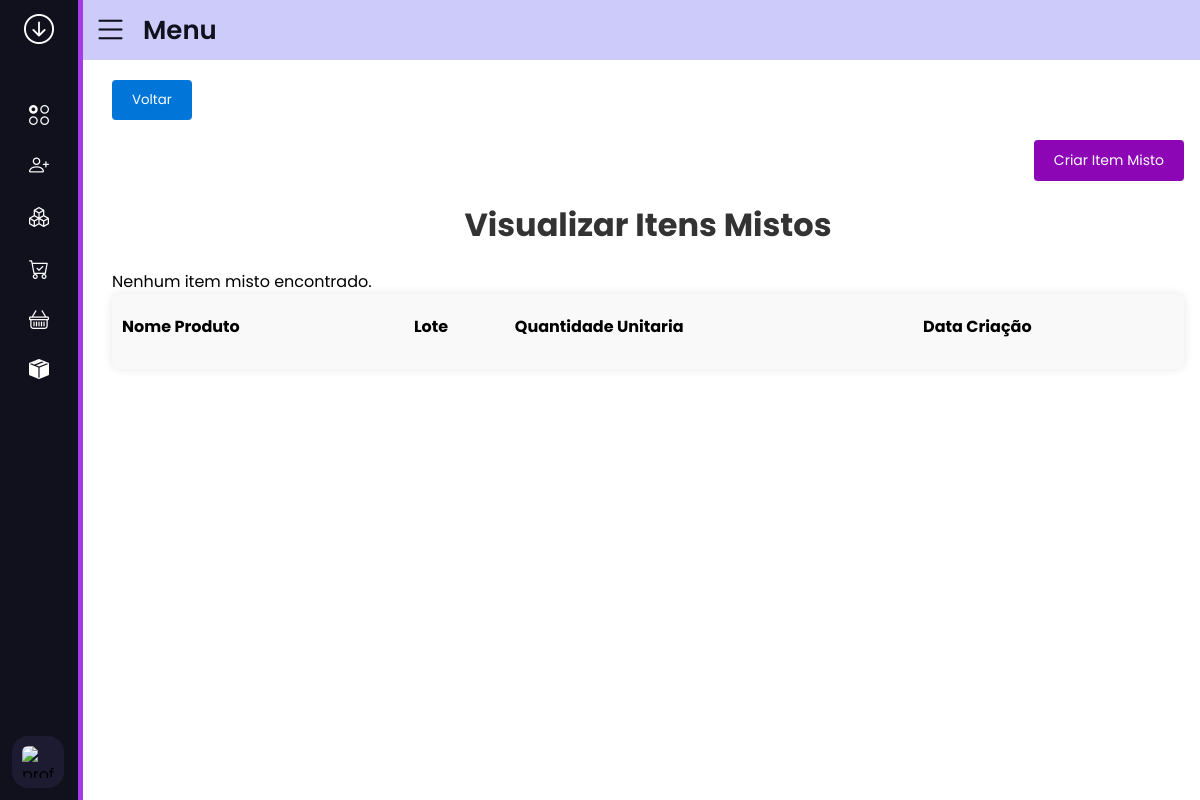
The page /produtos_acabados/listar_mistos_criados/ (signed in) on the database as committed earlier.
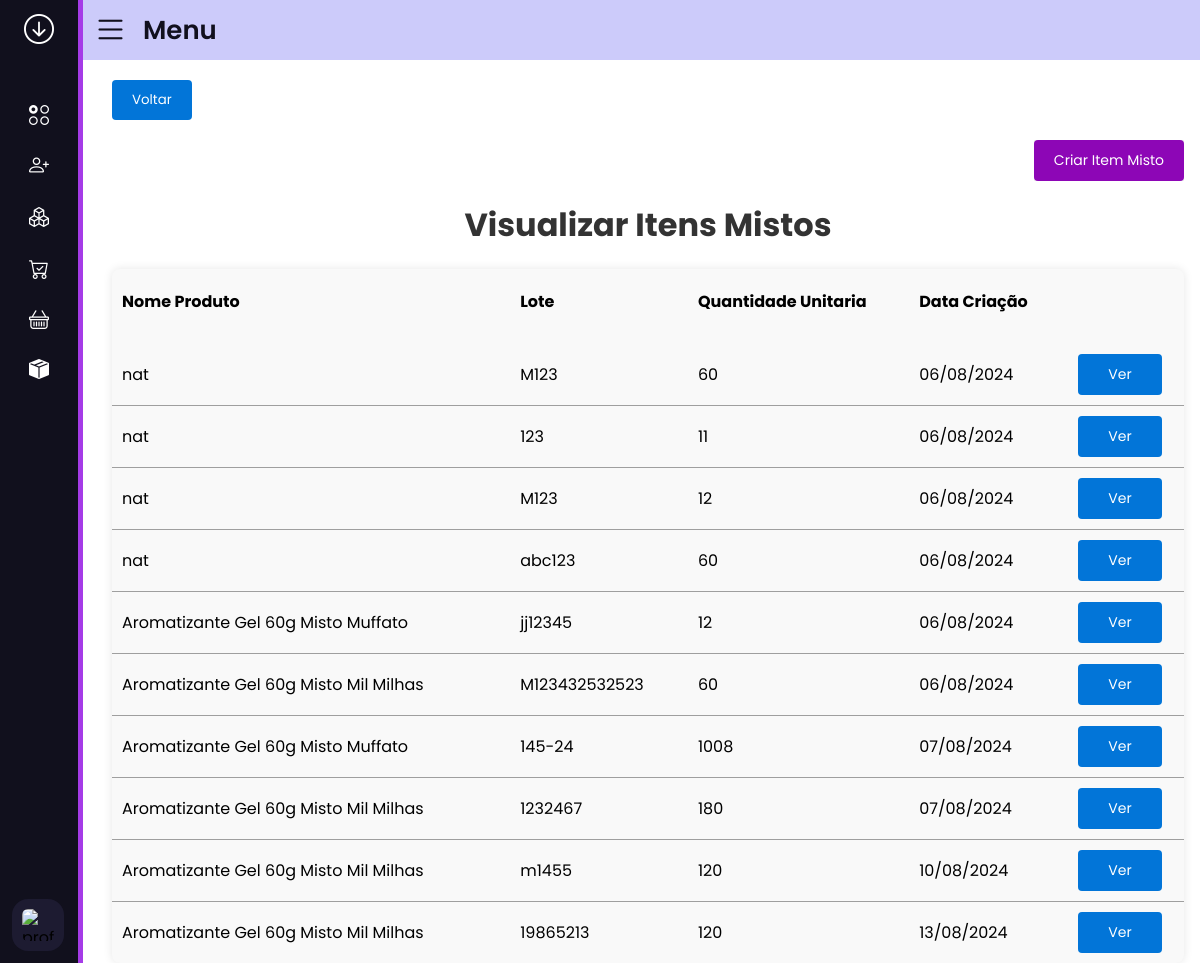
The same page on the database as committed later.
### produtos_acabados/models.py (models this page shows, shortened)
class MistoItem(models.Model):
    content_type = models.ForeignKey(ContentType, on_delete=models.CASCADE)
    object_id = models.PositiveIntegerField()
    produto_misto = GenericForeignKey('content_type', 'object_id')
    produto_nome = models.CharField(max_length=70, default='nat')
    lote = models.CharField(max_length=20)
    quantidade_unitaria = models.IntegerField()
    quantidade_de_caixas = models.IntegerField(default=1)
    date = models.DateField(auto_now_add=True, blank=True, null=True)

### produtos_acabados/views.py (the view)
# urls.py: path('listar_mistos_criados/', views.list_item_misto, name='list_misto_item'),
@permission_required('produtos_acabados.view_mistoitem', raise_exception=True)
@login_required
def list_item_misto(request):
    misto_items = MistoItem.objects.all()
    return render(request, 'produtos_acabados/itens_mistos/list_item_misto.html',
                  {'misto_items': misto_items})

### produtos_acabados/templates/produtos_acabados/itens_mistos/list_item_misto.html
{% extends 'side_menu.html' %}
{% load static %}
{% block head %}
<link rel="stylesheet" href="{% static 'produtos_acabados/css/itens_mistos/style_list_view.css' %}">
{% endblock %}
{% block content %}
<div class="button-pattern">
    <button class="button-pattern_final" onclick="window.history.back()">Voltar</button>
</div>
<div class="botao_criar_div">
    <button class="botao_criar"><a class="link-botao" href="/produtos_acabados/create-misto-item/">Criar Item Misto</a></button>
</div>
<table class="container">
        <h1>Visualizar Itens Mistos</h1>
        <thead>
            <tr>
                <th>Nome Produto</th>
                <th>Lote</th>
                <th>Quantidade Unitaria</th>
                <th>Data Criação</th>
            </tr>
        </thead>
        <tbody>
            {% if misto_items %}
                {% for item in misto_items %}
                    <tr>
                            <td>{{ item.produto_nome }}</td>
                            <td>{{ item.lote }}</td>
                            <td>{{ item.quantidade_unitaria }}</td>
                            <td>{{ item.date|date:"d/m/Y" }}</td>
                            <td class="td-button">
                                <a class="link-botao" href="/produtos_acabados/visualizar_misto_item/{{item.id}}">
                                Ver</a>
                            </td>
                    </tr>
                {% endfor %}
            {% else %}
                <p>Nenhum item misto encontrado.</p>
            {% endif %}
        </tbody>
    </table>
{% endblock %}

Rows that differ between the two databases and show on the page:
added MistoItem: produto_nome "nat", lote "M123", quantidade_unitaria "60", date "06/08/2024"
added MistoItem: produto_nome "nat", lote "123", quantidade_unitaria "11", date "06/08/2024"
added MistoItem: produto_nome "nat", lote "M123", quantidade_unitaria "12", date "06/08/2024"
added MistoItem: produto_nome "nat", lote "abc123", quantidade_unitaria "60", date "06/08/2024"
added MistoItem: produto_nome "Aromatizante Gel 60g Misto Muffato", lote "jj12345", quantidade_unitaria "12", date "06/08/2024"
added MistoItem: produto_nome "Aromatizante Gel 60g Misto Mil Milhas", lote "M123432532523", quantidade_unitaria "60", date "06/08/2024"
added MistoItem: produto_nome "Aromatizante Gel 60g Misto Muffato", lote "145-24", quantidade_unitaria "1008", date "07/08/2024"
added MistoItem: produto_nome "Aromatizante Gel 60g Misto Mil Milhas", lote "1232467", quantidade_unitaria "180", date "07/08/2024"
added MistoItem: produto_nome "Aromatizante Gel 60g Misto Mil Milhas", lote "m1455", quantidade_unitaria "120", date "10/08/2024"
added MistoItem: produto_nome "Aromatizante Gel 60g Misto Mil Milhas", lote "19865213", quantidade_unitaria "120", date "13/08/2024"
Other text that changed with them:
text no longer shown: "Nenhum item misto encontrado."
